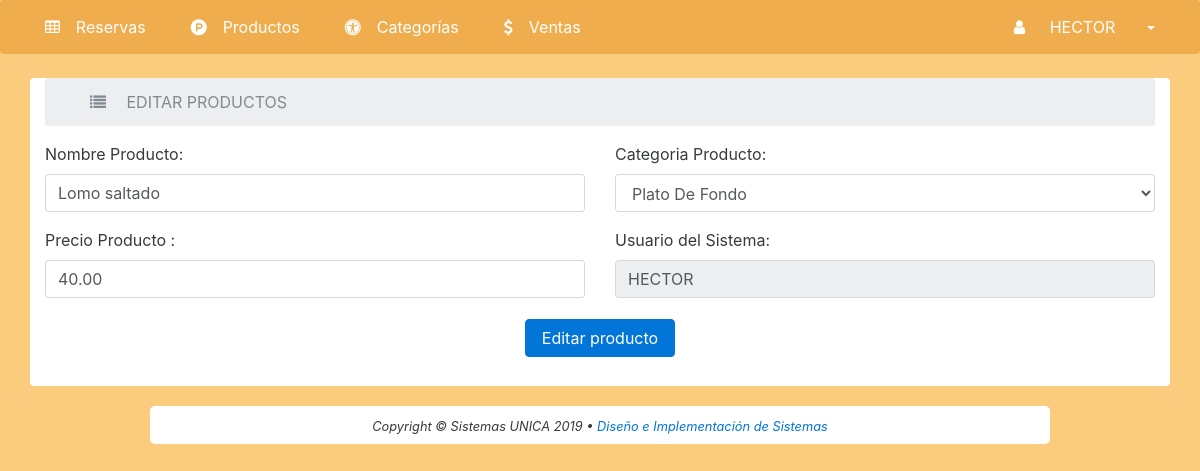
The page /index.php?action=editarProductos&idproducto=1 (signed in) on the database its author committed.
### tables this page shows
CREATE TABLE IF NOT EXISTS `productos` (
  `idproducto` int(11) NOT NULL AUTO_INCREMENT,
  `nombreproducto` text NOT NULL,
  `idcategoria` int(11) NOT NULL,
  `precio` decimal(10,2) NOT NULL DEFAULT '0.00',
  `idusuario` int(11) NOT NULL,
  PRIMARY KEY (`idproducto`),
  KEY `FK_productos_categorias` (`idcategoria`),
  KEY `FK_productos_usuarios` (`idusuario`),
  CONSTRAINT `FK_productos_categorias` FOREIGN KEY (`idcategoria`) REFERENCES `categorias` (`idcategoria`) ON DELETE CASCADE ON UPDATE CASCADE,
  CONSTRAINT `FK_productos_usuarios` FOREIGN KEY (`idusuario`) REFERENCES `usuarios` (`idusuario`) ON DELETE CASCADE ON UPDATE CASCADE
);

CREATE TABLE IF NOT EXISTS `categorias` (
  `idcategoria` int(11) NOT NULL AUTO_INCREMENT,
  `nombrecategoria` varchar(150) NOT NULL,
  PRIMARY KEY (`idcategoria`)
);

### Controller/reservasController/reservasController.php (called while the page is built, shortened)
<?php
class MvcController
{
	public function plantilla()
	{
		include 'Views/template.php';
	}
	public function enlacesPaginasController()
	{
		if (isset($_GET["action"])) {
			$enlacesController = $_GET["action"];
		} else {
			$enlacesController = "index";
		}
		$respuesta = Paginas::enlacesPaginasModel($enlacesController);
		require $respuesta;
	}
}

### index.php (called while the page is built, shortened)
<?php session_start();
if (!isset($_SESSION['nombreusuario'])) {
	header('location:Views/login/login.php');
} else {
	require_once 'Controller/reservasController/reservasController.php';
	$index = new MvcController();
	$index->plantilla();
}

### Views/modules/productos/editarProductos.php (the view, shortened to what this page needs)
<?php
require_once 'Views/modules/ventas/conexion.php';
$idproducto = $_GET['idproducto'];
$consulta = $conexion->query("SELECT * FROM productos pro JOIN categorias cat ON cat.idcategoria = pro.idcategoria WHERE idproducto = $idproducto");
?>
<div class="container">
  <ol class="breadcrumb">
    <li class="breadcrumb-item active"><i class="fa fa-list mr-1"> </i> EDITAR PRODUCTOS </li>
  </ol>
  <form method="post">
    <?php foreach ($consulta as $key) : ?>
      <div class="row">
        <div class="col-md-6">
          <div class="form-group">
            <label for="recipient-name" class="form-control-label">Nombre Producto:</label>
            <input type="text" class="form-control" id="recipient-name" name="nombreproducto" value="<?php echo $key['nombreproducto'] ?>">
          </div>
        </div>
        <div class="col-md-6">
          <div class="form-group">
            <label for="recipient-name" class="form-control-label">Categoria Producto:</label>
            <select class="form-control chosen-select" id="idcategoria" name="idcategoria">
              <option value="<?php echo $key['idcategoria'] ?>"><?php echo ucwords($key['nombrecategoria']) ?>
              </option>
            </select>
          </div>
        </div>
      </div>
      <div class="row">
        <div class="col-md-6">
          <div class="form-group">
            <label for="recipient-name" class="form-control-label">Precio Producto :</label>
            <input type="text" class="form-control" id="recipient-name" name="precio" required="" value="<?php echo $key['precio']   ?>">
          </div>
        </div>
        <div class="col-md-6">
          <div class="form-group">
            <label for="recipient-name" class="form-control-label">Usuario del Sistema:</label>
            <input type="text" class="form-control" id="recipient-name" value="<?php echo strtoupper($_SESSION['nombreusuario']); ?>" readonly="">
          </div>
        </div>
      </div>
      <CENTER>
        <button type="submit" class="btn btn-primary" name="editarProductos">Editar producto</button>
      </CENTER>
      <br>
  </form>
<?php endforeach ?>
</div>

### assets/css/estilos.css (style rules this page uses)
* { padding: 0; margin: 0; -webkit-box-sizing: border-box; -moz-box-sizing: border-box; box-sizing: border-box; }
body { background-color: #fbaf35a2; }
.container { background: #fff; border-radius: 4px; }
li { margin-left: 29px; margin-right: 29px; }
.btn { margin: 5px; }

### rows shown on the page
productos: nombreproducto "Lomo saltado", idcategoria "Plato De Fondo", precio "40.00"

### other values the page prints
$_SESSION['nombreusuario'] "HECTOR"
